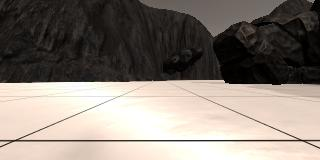
#> input picture course code/example_grid1.jpg, 320 x 160 px
$ python quiz_perception_step.py   (older library calls are emulated)
#> lines starting #> are read from the running program, lines starting #| are printed output that depends on the picture; after the words box and inside, x2 and y2 are one past the last pixel; in counts of white or black regions, pixels touching at a corner belong together
### course code/helper_functions.py
import cv2
import numpy as np
import matplotlib.image as mpimg

# read the grid image
image = mpimg.imread('example_grid1.jpg')
#> image is the input picture: shape (160, 320, 3); mean R, G, B 135.1, 126.3, 118.3

# define source point
src_left_bottom = [15.629, 141.177]
src_left_top = [118.855, 96.0161]
src_right_top = [199.5, 96.6613]
src_right_bottom = [301.435, 141.177]

source = np.float32([src_left_bottom, src_left_top,
                    src_right_top, src_right_bottom])

# define destination point
image_center_x = image.shape[0] / 2
#> image_center_x = 80
image_near_bottom_y = image.shape[1] - 10
#> image_near_bottom_y = 310

des_left_bottom = [image_center_x - 5, image_near_bottom_y]
#> des_left_bottom = [75, 310]
des_left_top = [des_left_bottom[0], des_left_bottom[1] - 10]
#> des_left_top = [75, 300]
des_right_top = [des_left_top[0] + 10, des_left_top[1]]
#> des_right_top = [85, 300]
des_right_bottom = [des_right_top[0], des_right_top[1] + 10]
#> des_right_bottom = [85, 310]

destination = np.float32([des_left_bottom, des_left_top,
                         des_right_top, des_right_bottom])

# define transform function
# [9 lines left out: function perspect_transform, not called in this run]

# define a function to perform a color threshold
def color_thresh(img, rgb_thresh=(0, 0, 0)):
    # create an empty array the same size in x and y as the image but only has one channel
    color_select = np.zeros_like(img[:, :, 0])

    # create the filter for each color
    red_thresh = img[:, :, 0] > rgb_thresh[0]
    green_thresh = img[:, :, 1] > rgb_thresh[1]
    blue_thresh = img[:, :, 2] > rgb_thresh[2]

    # combine the filter
    thresh = red_thresh & green_thresh & blue_thresh

    # set the pixels
    color_select[thresh] = 1

    return color_select

# define the function to convert coords
# [22 lines left out: function rover_coords, not called in this run]

### course code/quiz_perception_step.py
# import libs
import matplotlib.image as mpimg
import matplotlib.pyplot as plt
import matplotlib.gridspec as gridspec
import numpy as np

from helper_functions import color_thresh

# define file names
filename = "sample.jpg"
image = mpimg.imread(filename)  # read file
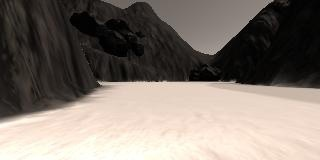
#> input picture course code/sample.jpg, 320 x 160 px
#> image is the input picture: shape (160, 320, 3); mean R, G, B 128.4, 119, 110.8

print(image.dtype, image.shape, np.min(image), np.max(image))
#| uint8 (160, 320, 3) 0 255

# get red channel
red_channel = np.copy(image)
red_channel[:, :, [1, 2]] = 0
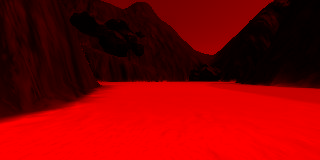
#> red_channel: shape (160, 320, 3); mean R, G, B 128.4, 0, 0

# get green channel
green_channel = np.copy(image)
green_channel[:, :, [0, 2]] = 0
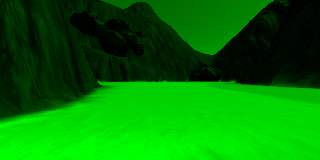
#> green_channel: shape (160, 320, 3); mean R, G, B 0, 119, 0

# get blue channel
blue_channel = np.copy(image)
blue_channel[:, :, [0, 1]] = 0
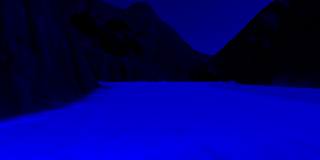
#> blue_channel: shape (160, 320, 3); mean R, G, B 0, 0, 110.8

red_th = 160
green_th = 160
blue_th = 160

rgb_th = (red_th, green_th, blue_th)

# get the filtered image
color_th = color_thresh(image, rgb_th)
#> in color_thresh, `red_thresh = img[:, :, 0] > rgb_thresh[0]`:
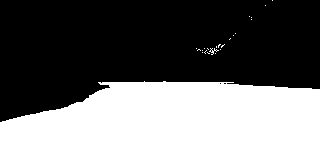
#> red_thresh: shape (160, 320) bool; 42.7% white; 23 white regions (21 under 20 px), largest, box (x1, y1, x2, y2) and area: (0, 81, 320, 160) 21804, (209, 48, 219, 55) 23
#> in color_thresh, `green_thresh = img[:, :, 1] > rgb_thresh[1]`:
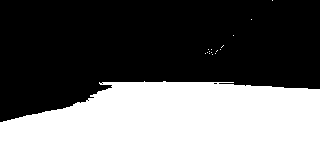
#> green_thresh: shape (160, 320) bool; 42.4% white; 16 white regions (15 under 20 px), largest, box (x1, y1, x2, y2) and area: (0, 81, 320, 160) 21695
#> in color_thresh, `blue_thresh = img[:, :, 2] > rgb_thresh[2]`:
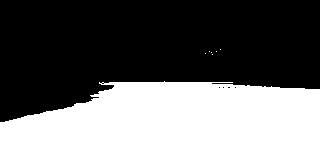
#> blue_thresh: shape (160, 320) bool; 42.2% white; 7 white regions (6 under 20 px), largest, box (x1, y1, x2, y2) and area: (0, 81, 320, 160) 21580

# get a 2 X 4 grid
G = gridspec.GridSpec(2, 4)
fig = plt.figure(figsize=(21, 7))

# get the grid for original image
ax1 = plt.subplot(G[:, :2])
# show original image
ax1.imshow(image)
ax1.set_title('Original Image', fontsize = 40)

# get the grid for red channel
ax2 = plt.subplot(G[0, 2])
ax2.imshow(red_channel)
ax2.set_title('Red Channel', fontsize = 20)

# get the grid for green channel
ax3 = plt.subplot(G[0, 3])
ax3.imshow(green_channel)
ax3.set_title('Green Channel', fontsize = 20)

# get the grid for blue channel
ax4 = plt.subplot(G[1, 2])
ax4.imshow(blue_channel)
ax4.set_title('Blue Channel', fontsize = 20)

# get the grid for filtered b & w image
ax5 = plt.subplot(G[1, 3])
ax5.imshow(color_th, cmap = 'gray')
ax5.set_title('Filtered Image', fontsize = 20)

# fine tune the figure
plt.subplots_adjust(left = 0.03, right = 0.98, top = 0.98, bottom = 0.03)
plt.subplots_adjust(hspace = 0, wspace = 0.13)

# show figure
plt.show()
